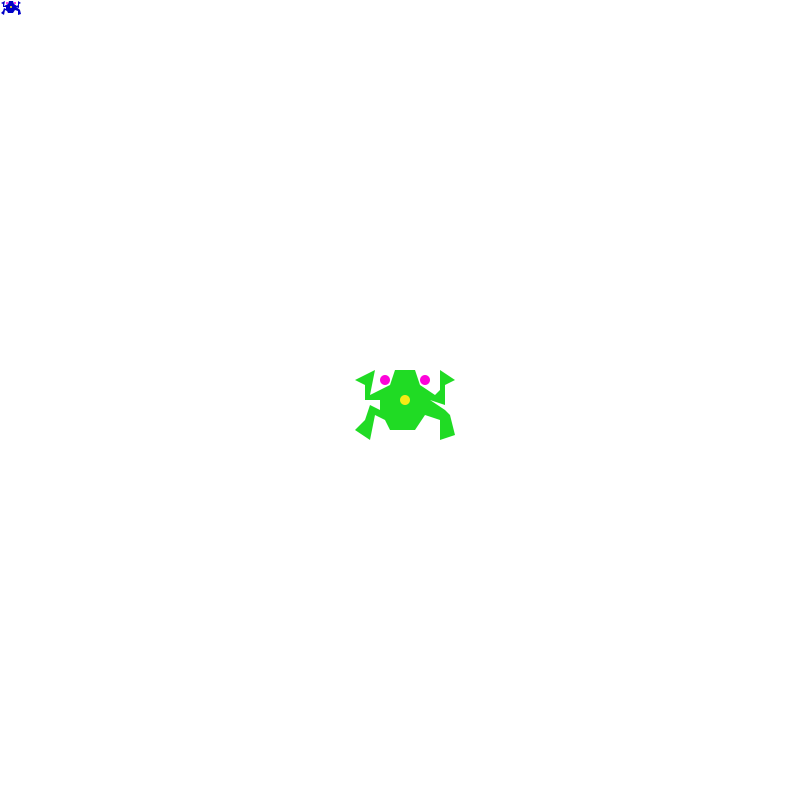
Frame 1 (no input)
Frame 60 (the mouse pressed at the canvas centre just before this capture): identical to frame 1, image omitted
Frame 120 (the mouse held since frame 60 and released just before this capture): identical to frame 1, image omitted

The Processing sketch that drew this single still picture (run headless with seeded random() and noise(); from frame 60 on, the mouse is pressed at the canvas centre):

// Processing sketch: Matrix_frog_functions
// ── Matrix_frog_functions.pde
int frogX, frogY, frogAngle;
color skin, skin2;

void setup() {
  size(800, 800);
  background(255);
  frogX = width/2;
  frogY = height/2;
  frogAngle = 0;

}

void draw() {

  if (keyPressed) {

    if (key == 32) {
      frogY -=10;
      frogAngle = 0;
      if (frogY < 5) {
        frogY = 5;
      } // frogY
    } // spacebar
    
    if(key == 'w' || key == 'W'){
      frogY -=10;
      frogAngle = 0;
    }
    
    if(key == 'd' || key == 'D'){
      frogX +=10;
      frogAngle = 90;
    }
    
    if(key == 's' || key == 'S'){
      frogY +=10;
      frogAngle = 180;
    }
    
    if(key == 'a' || key == 'A'){
      frogX -=10; // frogX = frogX - 10
      frogAngle = 270;
    }
    
  } // keyPressed
  skin = color(32, 219, 36);  // a green
  skin2 = color(0, 0, 200);  // a blue
  pushMatrix();
  background(255);
  translate(frogX, frogY);
  rotate(radians(frogAngle));
  scale(5, 5);
  translate(-10, -7);
  drawfrog(skin);  // passing the skin color into the drawFrog();
  //background(255);
  popMatrix();

  drawfrog(skin2);  // I can pass in different variables to make each
                    // instance unique. They will be handed off the same
}


void drawfrog(color sk1) {  // skin is now going to be known as sk1 inside drawFrog()
  noStroke();
  drawFrogBody(sk1);  // skin, aka sk1, is now passed to drawFrogBody

  fill(248, 235, 21);
  ellipse(11, 7, 2, 2);

  fill(253, 3, 217);
  ellipse(7, 3, 2, 2);
  ellipse(15, 3, 2, 2);
}

void drawFrogBody(color sk1){
  fill(sk1);  //fill(32, 219, 36);  // and finally applied here
  beginShape();
  vertex(9, 1);
  vertex(13, 1);
  vertex(14, 4);
  vertex(17, 6);
  vertex(18, 5);
  vertex(18, 1);
  vertex(21, 3);
  vertex(19, 4);
  vertex(19, 8);
  vertex(16, 7);
  vertex(19, 9);
  vertex(20, 10);
  vertex(21, 14);
  vertex(18, 15);
  vertex(18, 11);
  vertex(15, 10);
  vertex(13, 13);
  vertex(8, 13);
  vertex(7, 11);
  vertex(5, 10);
  vertex(4, 15);
  vertex(1, 13);
  vertex(3, 11);
  vertex(4, 8);
  vertex(6, 9);
  vertex(6, 7);
  vertex(3, 7);
  vertex(3, 4);
  vertex(1, 3);
  vertex(5, 1);
  vertex(4, 6);
  vertex(8, 4);
  vertex(9, 1);
  endShape();
}
